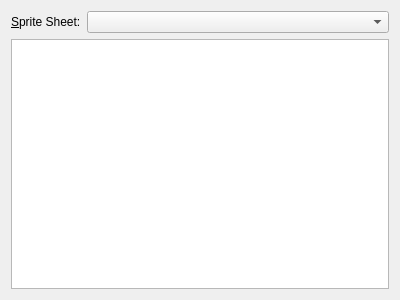
<?xml version="1.0" encoding="UTF-8"?>
<ui version="4.0">
 <class>ImageSelectorWidget</class>
 <widget class="QWidget" name="ImageSelectorWidget">
  <property name="geometry">
   <rect>
    <x>0</x>
    <y>0</y>
    <width>400</width>
    <height>300</height>
   </rect>
  </property>
  <property name="windowTitle">
   <string>Image Selector</string>
  </property>
  <layout class="QVBoxLayout" name="verticalLayout">
   <item>
    <layout class="QHBoxLayout" name="horizontalLayout">
     <item>
      <widget class="QLabel" name="label">
       <property name="sizePolicy">
        <sizepolicy hsizetype="Maximum" vsizetype="Preferred">
         <horstretch>0</horstretch>
         <verstretch>0</verstretch>
        </sizepolicy>
       </property>
       <property name="text">
        <string>&amp;Sprite Sheet:</string>
       </property>
       <property name="buddy">
        <cstring>cbSpriteSheet</cstring>
       </property>
      </widget>
     </item>
     <item>
      <widget class="QComboBox" name="cbSpriteSheet"/>
     </item>
    </layout>
   </item>
   <item>
    <widget class="QGraphicsView" name="canvas"/>
   </item>
  </layout>
 </widget>
 <resources/>
 <connections/>
</ui>
